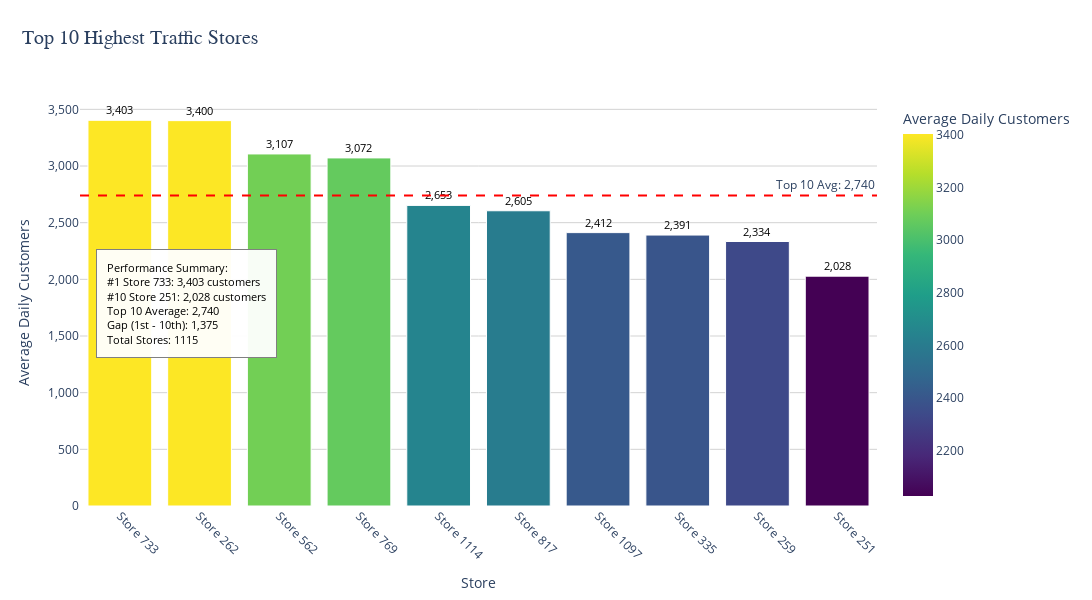

Source (notebook cell):
### Markdown cell above
#### Top 10 Crowded Stores

### Code cell
# Group and get top 10 stores with highest average customers
top10_crowded_store = (
    df_features.groupby('store', as_index=False)['customers']
    .mean()
    .nlargest(10, 'customers')
)

# Add ranking column for better visualization
top10_crowded_store['rank'] = range(1, 11)
top10_crowded_store['store_label'] = 'Store ' + top10_crowded_store['store'].astype(str)

# Create enhanced bar chart
fig = px.bar(
    top10_crowded_store,
    x='store_label',
    y='customers',
    title='Top 10 Highest Traffic Stores',
    labels={'store_label': 'Store', 'customers': 'Average Daily Customers'},
    color='customers',  # Color gradient based on customer count
    color_continuous_scale='viridis',
    text='customers'  # Show values on bars
)

# Enhanced styling
fig.update_layout(
    title={
        'text': 'Top 10 Highest Traffic Stores',
        'x': 0.02,
        'xanchor': 'left',
        'y': 0.95,
        'yanchor': 'top',
        'font': {'size': 20, 'family': 'Arial, sans-serif'}
    },
    xaxis_title='Store',
    yaxis_title='Average Daily Customers',
    font=dict(size=12),
    plot_bgcolor='white',
    width=1200,
    height=600,
    margin=dict(t=100, b=80, l=80, r=80),
    xaxis=dict(
        showgrid=False,
        tickangle=45  # Rotate labels for better readability
    ),
    yaxis=dict(
        showgrid=True,
        gridwidth=1,
        gridcolor='lightgray',
        tickformat=','
    ),
    showlegend=False  # Hide color scale legend for cleaner look
)

# Format text on bars
fig.update_traces(
    texttemplate='%{text:,.0f}',
    textposition='outside',
    textfont_size=11,
    textfont_color='black',
    marker_line_width=1,
    marker_line_color='white'
)

# Add performance insights
top_store = top10_crowded_store.iloc[0]
bottom_store = top10_crowded_store.iloc[-1]
avg_of_top10 = top10_crowded_store['customers'].mean()
total_stores = df_features['store'].nunique()

# Add summary annotation
fig.add_annotation(
    text=f"Performance Summary:<br>" +
         f"#1 Store {top_store['store']}: {top_store['customers']:,.0f} customers<br>" +
         f"#10 Store {bottom_store['store']}: {bottom_store['customers']:,.0f} customers<br>" +
         f"Top 10 Average: {avg_of_top10:,.0f}<br>" +
         f"Gap (1st - 10th): {top_store['customers'] - bottom_store['customers']:,.0f}<br>" +
         f"Total Stores: {total_stores}",
    xref="paper", yref="paper",
    x=0.02, y=0.5,  # Left center
    xanchor="left", yanchor="middle",
    showarrow=False,
    font=dict(size=11, color="black"),
    align="left",
    bgcolor="rgba(255,255,255,0.95)",
    bordercolor="gray",
    borderwidth=1,
    borderpad=10
)

# Add reference line for top 10 average
fig.add_hline(
    y=avg_of_top10,
    line_dash="dash",
    line_color="red",
    annotation_text=f"Top 10 Avg: {avg_of_top10:,.0f}",
    annotation_position="top right"
)

fig.show()

# Enhanced data analysis
print("\nTop 10 Stores Performance Analysis:")
print("=" * 55)
print(f"{'Rank':<4} {'Store ID':<8} {'Avg Customers':<15} {'% of #1 Store':<12}")
print("-" * 55)

for i, row in top10_crowded_store.iterrows():
    rank = row['rank']
    store_id = row['store']
    customers = row['customers']
    pct_of_top = (customers / top_store['customers']) * 100
    print(f"{rank:<4} {store_id:<8} {customers:>10,.0f}     {pct_of_top:>8.1f}%")

print(f"\nSummary Statistics:")
print("-" * 25)
print(f"Total stores analyzed: {total_stores}")
print(f"Top 10 average: {avg_of_top10:,.0f} customers")
print(f"Performance range: {top_store['customers'] - bottom_store['customers']:,.0f} customers")
print(f"Standard deviation: {top10_crowded_store['customers'].std():,.0f}")

# Additional insights
overall_avg = df_features.groupby('store')['customers'].mean().mean()
top10_vs_overall = ((avg_of_top10 / overall_avg) - 1) * 100

print(f"\nComparative Analysis:")
print("-" * 20)
print(f"Overall store average: {overall_avg:,.0f} customers")
print(f"Top 10 outperform overall average by: {top10_vs_overall:.1f}%")

### Figure 1 — Plotly figure (JSON) as saved in the notebook; plotly's stock layout.template omitted (floating-point values rounded to 4 significant figures)
{"data": [{"hovertemplate": "Store=%{x}<br>Average Daily Customers=%{marker.color}<extra></extra>", "legendgroup": "", "marker": {"color": [3403.0, 3400.0, 3107.0, 3072.0, 2653.0, 2605.0, 2412.0, 2391.0, 2334.0, 2028.0], "coloraxis": "coloraxis", "line": {"color": "white", "width": 1}, "pattern": {"shape": ""}}, "name": "", "orientation": "v", "showlegend": false, "text": [3403.0, 3400.0, 3107.0, 3072.0, 2653.0, 2605.0, 2412.0, 2391.0, 2334.0, 2028.0], "textfont": {"color": "black", "size": 11}, "textposition": "outside", "texttemplate": "%{text:,.0f}", "type": "bar", "x": ["Store 733", "Store 262", "Store 562", "Store 769", "Store 1114", "Store 817", "Store 1097", "Store 335", "Store 259", "Store 251"], "xaxis": "x", "y": [3403.0, 3400.0, 3107.0, 3072.0, 2653.0, 2605.0, 2412.0, 2391.0, 2334.0, 2028.0], "yaxis": "y"}], "layout": {"annotations": [{"align": "left", "bgcolor": "rgba(255,255,255,0.95)", "bordercolor": "gray", "borderpad": 10, "borderwidth": 1, "font": {"color": "black", "size": 11}, "showarrow": false, "text": "Performance Summary:<br>#1 Store 733: 3,403 customers<br>#10 Store 251: 2,028 customers<br>Top 10 Average: 2,740<br>Gap (1st - 10th): 1,375<br>Total Stores: 1115", "x": 0.02, "xanchor": "left", "xref": "paper", "y": 0.5, "yanchor": "middle", "yref": "paper"}, {"showarrow": false, "text": "Top 10 Avg: 2,740", "x": 1, "xanchor": "right", "xref": "x domain", "y": 2740.0, "yanchor": "bottom", "yref": "y"}], "barmode": "relative", "coloraxis": {"colorbar": {"title": {"text": "Average Daily Customers"}}, "colorscale": [[0, "#440154"], [0.1111, "#482878"], [0.2222, "#3e4989"], [0.3333, "#31688e"], [0.4444, "#26828e"], [0.5556, "#1f9e89"], [0.6667, "#35b779"], [0.7778, "#6ece58"], [0.8889, "#b5de2b"], [1, "#fde725"]]}, "font": {"size": 12}, "height": 600, "legend": {"tracegroupgap": 0}, "margin": {"b": 80, "l": 80, "r": 80, "t": 100}, "plot_bgcolor": "white", "shapes": [{"line": {"color": "red", "dash": "dash"}, "type": "line", "x0": 0, "x1": 1, "xref": "x domain", "y0": 2740.0, "y1": 2740.0, "yref": "y"}], "showlegend": false, "title": {"font": {"family": "Arial, sans-serif", "size": 20}, "text": "Top 10 Highest Traffic Stores", "x": 0.02, "xanchor": "left", "y": 0.95, "yanchor": "top"}, "width": 1200, "xaxis": {"anchor": "y", "domain": [0, 1], "showgrid": false, "tickangle": 45, "title": {"text": "Store"}}, "yaxis": {"anchor": "x", "domain": [0, 1], "gridcolor": "lightgray", "gridwidth": 1, "showgrid": true, "tickformat": ",", "title": {"text": "Average Daily Customers"}}}}
